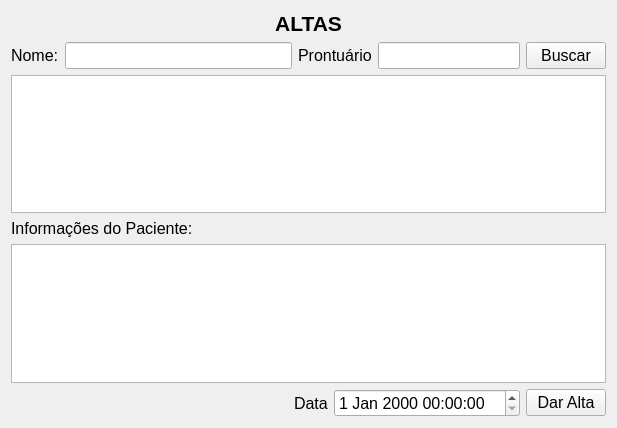
<?xml version="1.0" encoding="UTF-8"?>
<ui version="4.0">
 <class>Discharged</class>
 <widget class="QWidget" name="Discharged">
  <property name="geometry">
   <rect>
    <x>0</x>
    <y>0</y>
    <width>617</width>
    <height>428</height>
   </rect>
  </property>
  <property name="font">
   <font>
    <pointsize>12</pointsize>
   </font>
  </property>
  <property name="windowTitle">
   <string>Form</string>
  </property>
  <layout class="QGridLayout" name="gridLayout">
   <item row="0" column="0">
    <widget class="QLabel" name="label_altas_2">
     <property name="text">
      <string>&lt;!DOCTYPE HTML PUBLIC &quot;-//W3C//DTD HTML 4.0//EN&quot; &quot;http://www.w3.org/TR/REC-html40/strict.dtd&quot;&gt;
&lt;html&gt;&lt;head&gt;&lt;meta name=&quot;qrichtext&quot; content=&quot;1&quot; /&gt;&lt;style type=&quot;text/css&quot;&gt;
p, li { white-space: pre-wrap; }
&lt;/style&gt;&lt;/head&gt;&lt;body style=&quot; font-family:'Droid Sans'; font-size:12pt; font-weight:400; font-style:normal;&quot;&gt;
&lt;p align=&quot;center&quot; style=&quot; margin-top:0px; margin-bottom:0px; margin-left:0px; margin-right:0px; -qt-block-indent:0; text-indent:0px;&quot;&gt;&lt;span style=&quot; font-size:16pt; font-weight:600;&quot;&gt;ALTAS&lt;/span&gt;&lt;/p&gt;&lt;/body&gt;&lt;/html&gt;</string>
     </property>
    </widget>
   </item>
   <item row="1" column="0">
    <layout class="QHBoxLayout" name="horizontalLayout_130">
     <item>
      <widget class="QLabel" name="label_nomeP_8">
       <property name="text">
        <string>Nome:</string>
       </property>
       <property name="buddy">
        <cstring>lineEdit_prontP_4</cstring>
       </property>
      </widget>
     </item>
     <item>
      <widget class="QLineEdit" name="lineEdit_prontP_12"/>
     </item>
     <item>
      <widget class="QLabel" name="label_prontP_10">
       <property name="font">
        <font>
         <pointsize>12</pointsize>
        </font>
       </property>
       <property name="text">
        <string>Prontuário</string>
       </property>
       <property name="buddy">
        <cstring>lineEdit_prontP_5</cstring>
       </property>
      </widget>
     </item>
     <item>
      <widget class="QLineEdit" name="lineEdit_prontP_13">
       <property name="sizePolicy">
        <sizepolicy hsizetype="Minimum" vsizetype="Minimum">
         <horstretch>0</horstretch>
         <verstretch>0</verstretch>
        </sizepolicy>
       </property>
      </widget>
     </item>
     <item>
      <widget class="QPushButton" name="pushButton_buscarP_7">
       <property name="text">
        <string>Buscar</string>
       </property>
      </widget>
     </item>
    </layout>
   </item>
   <item row="2" column="0">
    <layout class="QVBoxLayout" name="verticalLayout_17">
     <item>
      <widget class="QListWidget" name="lw_DISCHpat"/>
     </item>
     <item>
      <widget class="QLabel" name="label_infoPacientes_7">
       <property name="text">
        <string>Informações do Paciente:</string>
       </property>
       <property name="buddy">
        <cstring>textEdit_infoP</cstring>
       </property>
      </widget>
     </item>
     <item>
      <widget class="QTextEdit" name="textEdit_infoP_3"/>
     </item>
    </layout>
   </item>
   <item row="3" column="0">
    <layout class="QHBoxLayout" name="horizontalLayout_131">
     <item>
      <spacer name="horizontalSpacer_12">
       <property name="orientation">
        <enum>Qt::Horizontal</enum>
       </property>
       <property name="sizeHint" stdset="0">
        <size>
         <width>40</width>
         <height>20</height>
        </size>
       </property>
      </spacer>
     </item>
     <item>
      <widget class="QLabel" name="label_dataAlta_2">
       <property name="text">
        <string>Data</string>
       </property>
       <property name="buddy">
        <cstring>dateTimeEdit_Alta</cstring>
       </property>
      </widget>
     </item>
     <item>
      <widget class="QDateTimeEdit" name="dateTimeEdit_Alta_2"/>
     </item>
     <item>
      <widget class="QPushButton" name="pb_DISCHARGEaPat">
       <property name="sizePolicy">
        <sizepolicy hsizetype="Maximum" vsizetype="Maximum">
         <horstretch>0</horstretch>
         <verstretch>0</verstretch>
        </sizepolicy>
       </property>
       <property name="text">
        <string>Dar Alta</string>
       </property>
      </widget>
     </item>
    </layout>
   </item>
  </layout>
 </widget>
 <resources/>
 <connections/>
</ui>
